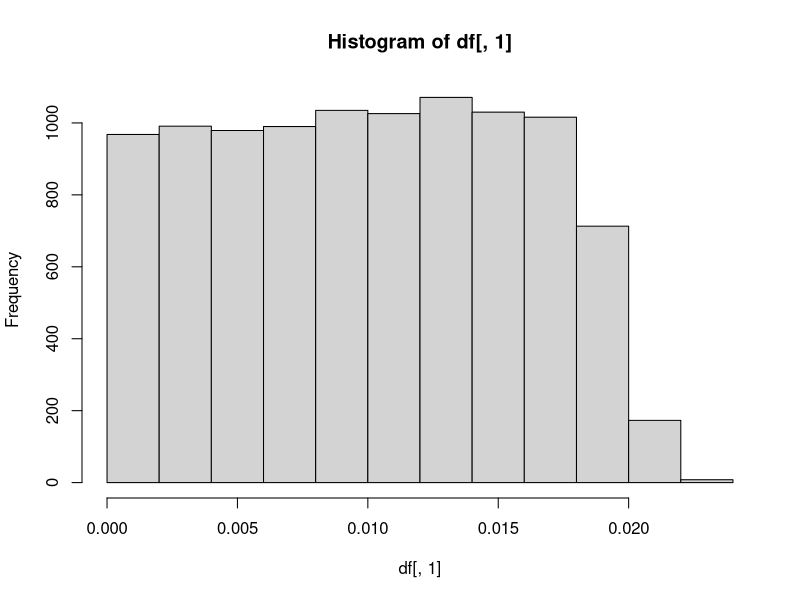
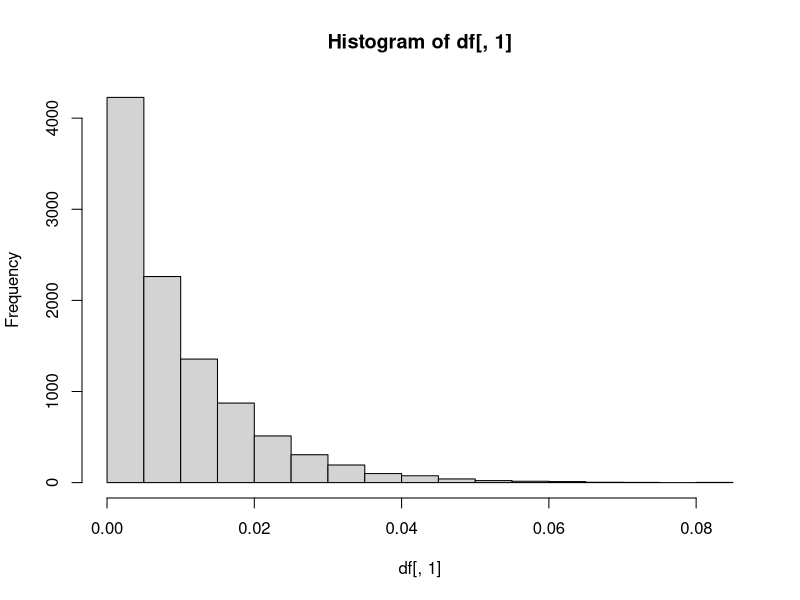

R code for these plots, in order:
n <- 40

#option 1
a <- c(runif(n-1),0,1)
a <- round(a,digits = 2)
#option 2
a <- c(0,1,sample(seq(0,1,0.05),n-1,replace=T))
#option 3 (It doesn't convince me because it forces the allowed coefficients (0.02 to 0.2))
a <- c(0,1,sample(c(0,0.06,0.08,0.1,0.12,0.14,0.16,0.18,0.2,0.25,0.3,0.4,0.5,0.6,0.8,1),n-1,replace=T))

library("dplyr")

b <- sort(a)
b <- b - dplyr::lag(b, 1)
b <- b[!is.na(b)]
sum(b)
length(b)
b


df <- t(mapply(function(i){
  a <- runif(100,0,10)
  a/sum(a)
},1:10000))
hist(df[,1])

df <- t(mapply(function(i){
  a <- c(runif(100-1),0,1)
  a <- round(a,digits=3)
  b <- sort(a)
  b <- b-lag(b,1)
  b <- b[!is.na(b)]
  b
},1:10000))
hist(df[,1])